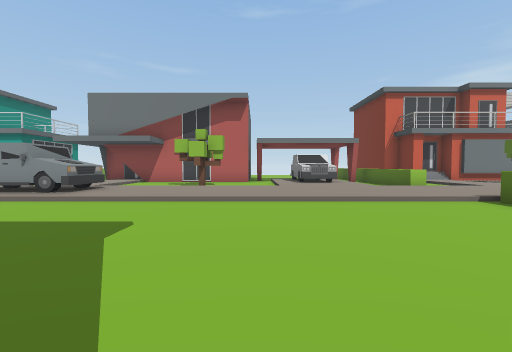
View 1 (above)

14 first-person views from a walk through a Unity game level. The camera is 1.2 m above the floor, tilts 2° down and sees 90° across. The floor is counted in squares, 2 m on a side. Each view is taken from the middle of a square. On the plan, view 1 faces up. The plan holds only what a view shows up to about 9 squares ahead; the rest is blank. The place goes on beyond the plan. Some animated figures are left out. Some surface patterns are stand-ins.

View 2
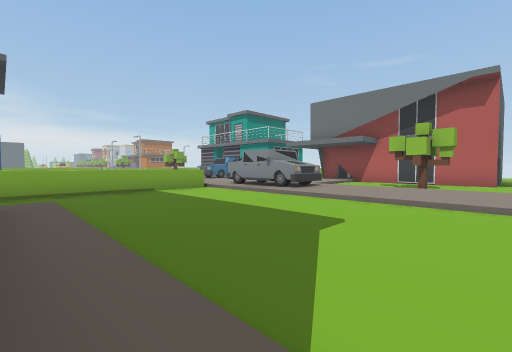

View 3
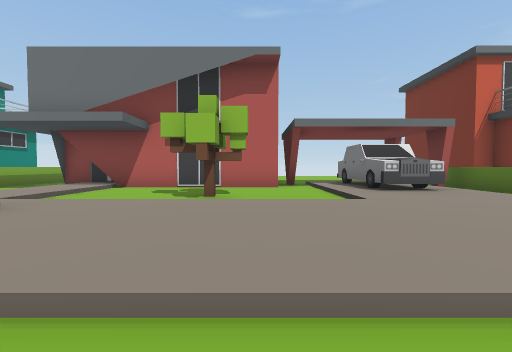

View 4
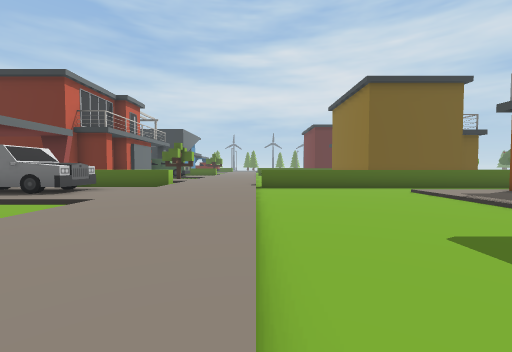

View 5
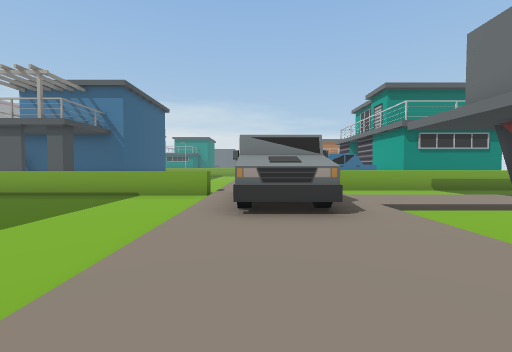

View 6
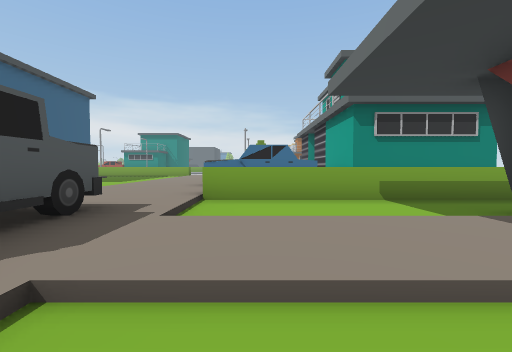

View 7
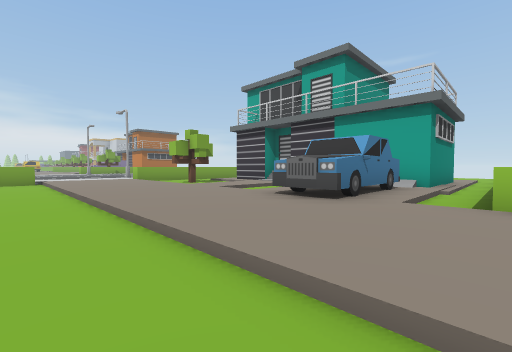

View 8
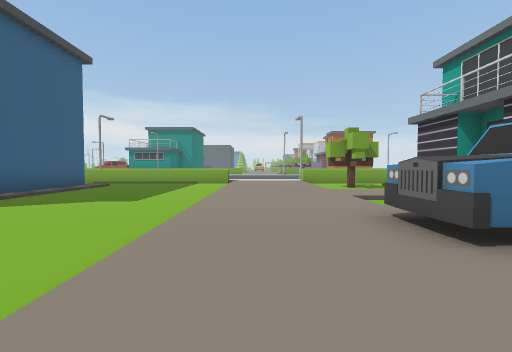

View 9
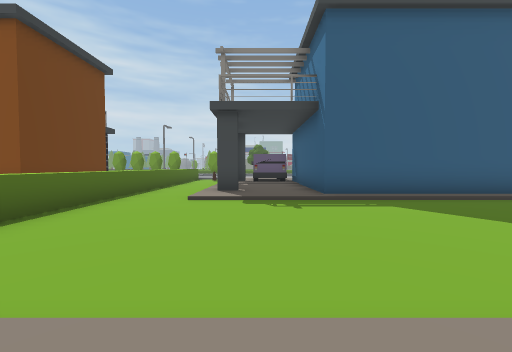

View 10
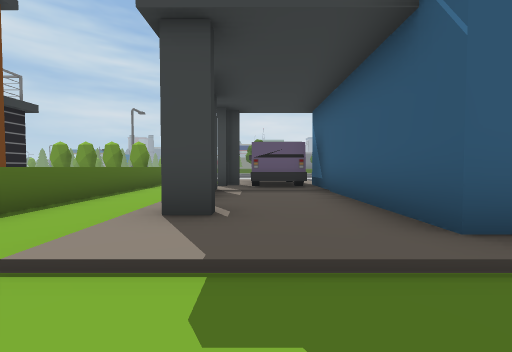

View 11
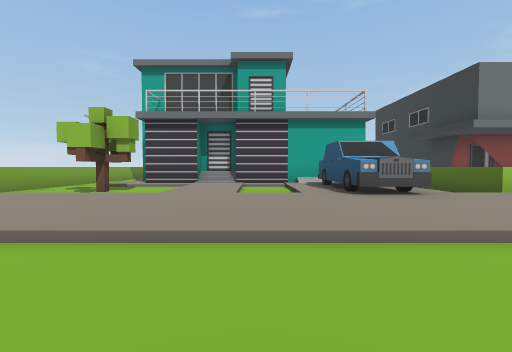

View 12
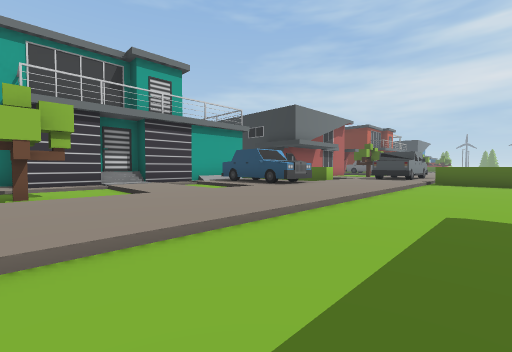

View 13
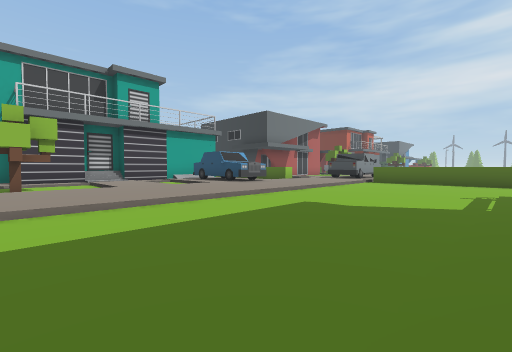

View 14
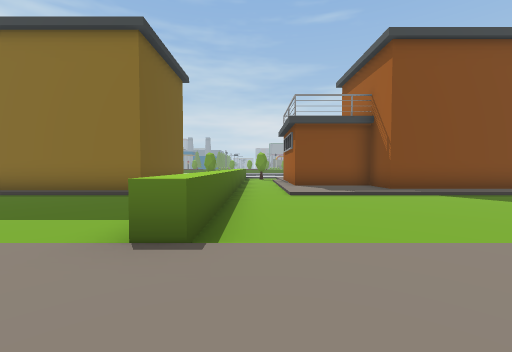

### Floor plan
Key: @ floor where view 1 was taken; # wall or solid block; x gap in a wall; . main floor; : floor 0.25 m higher than the main floor; / step, stairs or slope; ^ raised ledge; T tree; R truck; O other object.
Columns run from 18 left of view 1 to 11 right of it. Each row starts with its distance up from view 1.
 13 ##     #/^.       #//    #
 12 :#######/^.########/OO/^ #
 11 ///://///^..:/...../OO/^
 10 T./:./OO/^..:/..T../OO/^
  9 TT/:./OO/^..:/..T../::/^
  8 ///://OO/^//:///////::/^//
  7 :::::::::::RRRR:::::::::::
  6 :::::::::::RRRR::::::::::
  5 /////////////////////////
  4 ..........^............^..
  3 ..........^............^...
  2 ..........^............^....
  1 ..........^............^ ....
  0 ######:::.^..:::::@::/.^ #####
 -1      #::#.^  ######::/.^ #
 -2      #::x.^  #    ###/.^ #
 -3      #::#.^  #        .^
 -4      #OO#.^  #         ^
 -5      #OO# ^
 -6        O  ^
 -7           ^

Positions as (right, up) in squares from view 1, and headings:
1: (0, 0), facing up
2: (0, 0), facing up-left
3: (-1, 4), facing up
4: (-4, 5), facing right
5: (-1, 6), facing left
6: (-4, 9), facing left
7: (-9, 4), facing up-left
8: (-9, 6), facing left
9: (-11, 6), facing down
10: (-11, 2), facing down
11: (-14, 3), facing up
12: (-18, 3), facing up-right
13: (-18, 1), facing up-right
14: (4, 7), facing down
